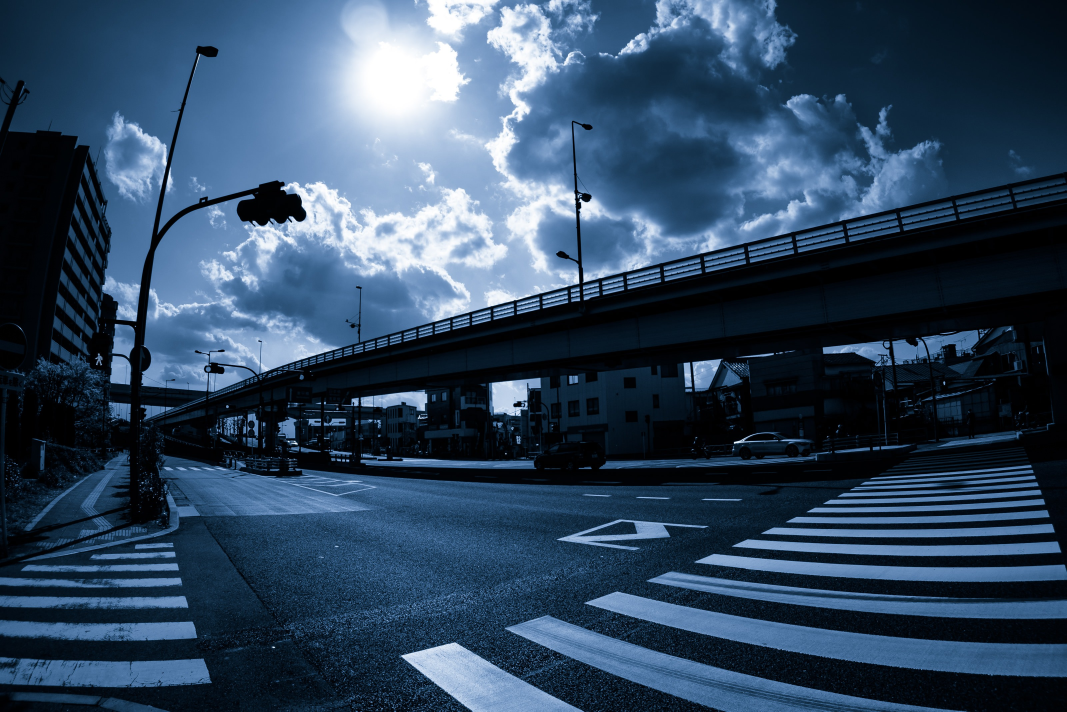
//> input picture images/roundabout.jpg, 3200 x 2135 px (shown at 1/3 size)
$ ./gamma   (built with g++ and OpenCV 4)
//> lines starting //> are read from the running program, lines starting //| are printed output that depends on the picture
#define _CRT_SECURE_NO_WARNINGS
#define _USE_MATH_DEFINES
#include <iostream>
#include <cmath>
#include <opencv2/opencv.hpp>

int main(){
  std::string file_src = "/home/chikara/c++/opencv-4.5.5/OpenCV_Cppstudy/images/roundabout.jpg";
  cv::Mat img_src = cv::imread(file_src, 1);
//> img_src is the input picture: 2135 rows x 3200 cols, CV_8UC3; mean B, G, R 95.1, 71.3, 48.8
  cv::Mat img_dst, resize_src, resize_dst;

  if(!img_src.data){
    std::cout << "error" << std::endl;
    return -1;
  }

  cv::namedWindow("image", cv::WINDOW_AUTOSIZE);
  double gamma = 2.0;
  cv::Mat lut(256, 1, CV_8U);
  for(int i = 0;i < 256;i++){
    lut.data[i] = (unsigned char) (255.0 * pow(i / 255.0, 1.0 / gamma));
  }

  cv::LUT(img_src, lut, img_dst);
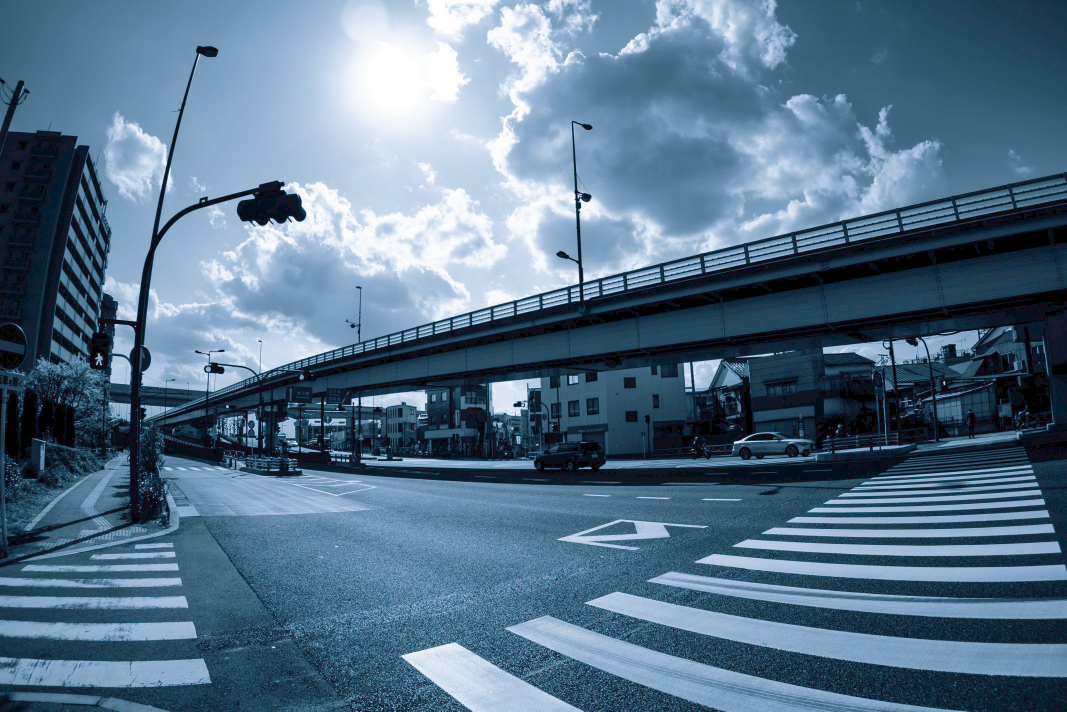
//> img_dst: 2135 rows x 3200 cols, CV_8UC3 (shown at 1/3 size); mean B, G, R 137.7, 115.5, 86.7

  cv::resize(img_src, resize_src, cv::Size(), 0.2, 0.2);
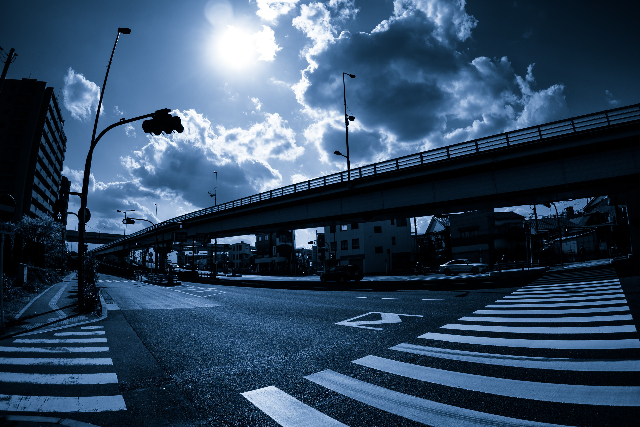
//> resize_src: 427 rows x 640 cols, CV_8UC3; mean B, G, R 95.1, 71.3, 48.8
  cv::resize(img_dst, resize_dst, cv::Size(), 0.2, 0.2);
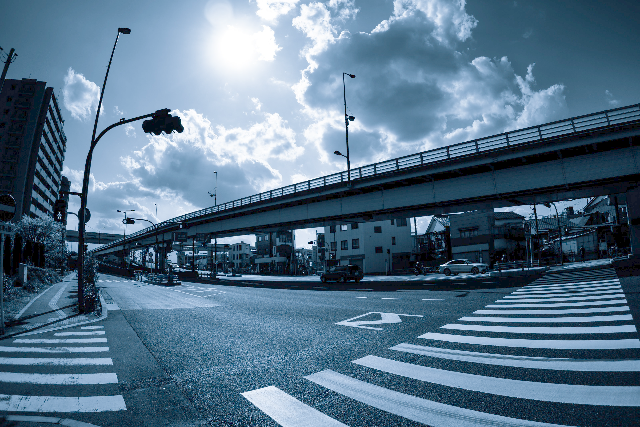
//> resize_dst: 427 rows x 640 cols, CV_8UC3; mean B, G, R 137.7, 115.5, 86.8

  cv::imshow("image", resize_src);
  cv::imshow("result", resize_dst);

  cv::waitKey(0);
  return 0;
}

$ run again, with images/boxobject.jpg copied over images/roundabout.jpg
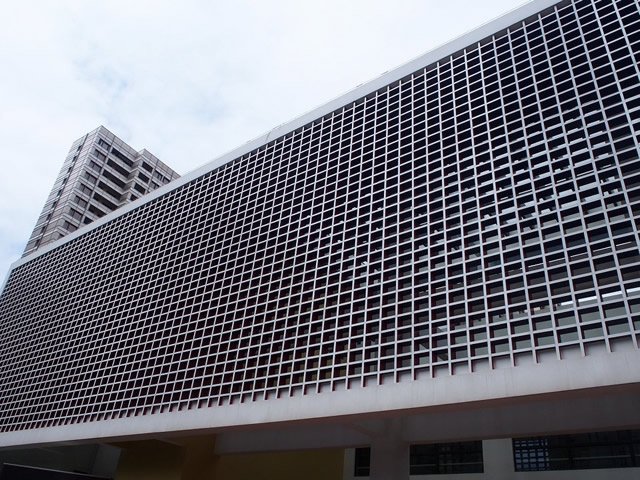
//> input picture images/boxobject.jpg, 640 x 480 px
//> img_src is the input picture: 480 rows x 640 cols, CV_8UC3; mean B, G, R 121.7, 112.7, 112.3
//> `cv::LUT(img_src, lut, img_dst);`:
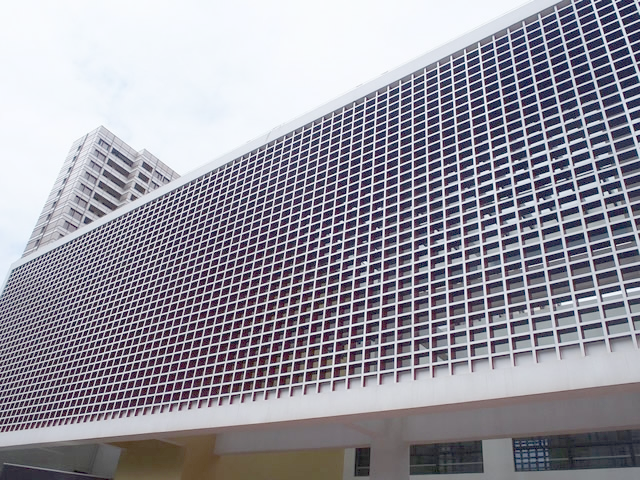
//> img_dst: 480 rows x 640 cols, CV_8UC3; mean B, G, R 158.7, 148.2, 150.2
//> `cv::resize(img_dst, resize_dst, cv::Size(), 0.2, 0.2);`:
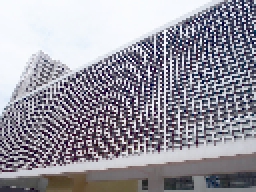
//> resize_dst: 96 rows x 128 cols, CV_8UC3 (shown 2 times larger); mean B, G, R 159, 148.6, 150.5

$ run again, with images/glass.jpg copied over images/roundabout.jpg
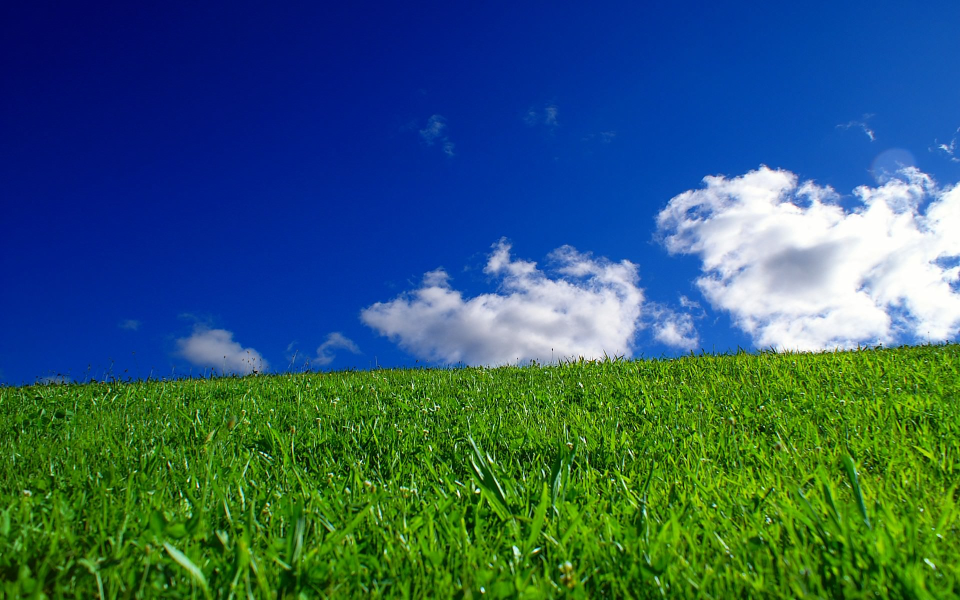
//> input picture images/glass.jpg, 1920 x 1200 px (shown at 1/2 size)
//> img_src is the input picture: 1200 rows x 1920 cols, CV_8UC3; mean B, G, R 106.1, 93.5, 49.5
//> `cv::LUT(img_src, lut, img_dst);`:
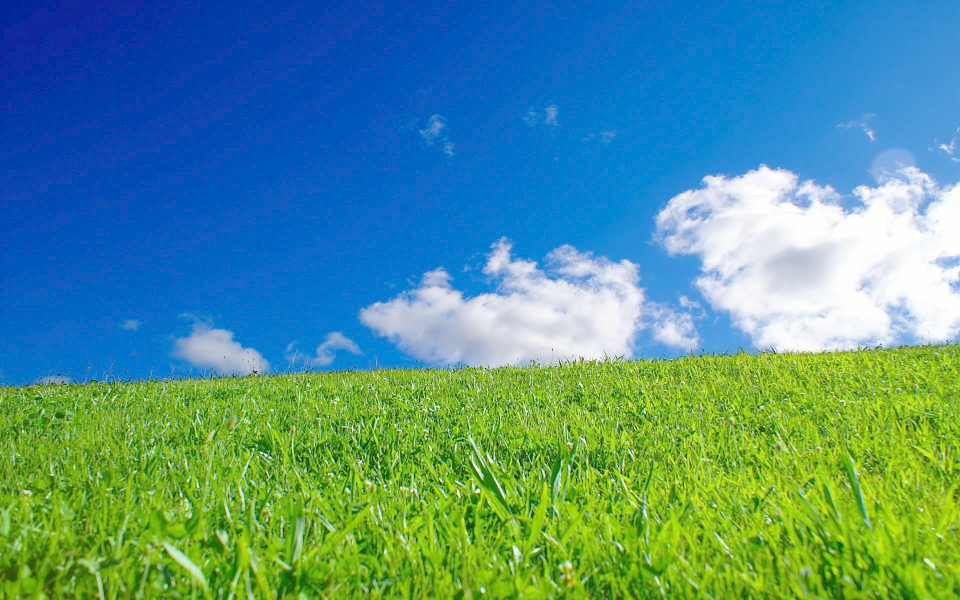
//> img_dst: 1200 rows x 1920 cols, CV_8UC3 (shown at 1/2 size); mean B, G, R 139.8, 145.1, 81.8
//> `cv::resize(img_dst, resize_dst, cv::Size(), 0.2, 0.2);`:
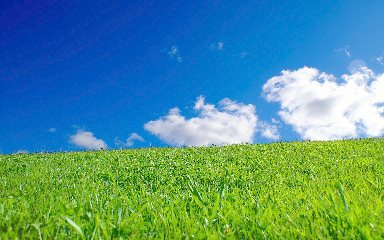
//> resize_dst: 240 rows x 384 cols, CV_8UC3; mean B, G, R 139.9, 145.1, 81.8

$ run again, with images/goldcoast.jpg copied over images/roundabout.jpg
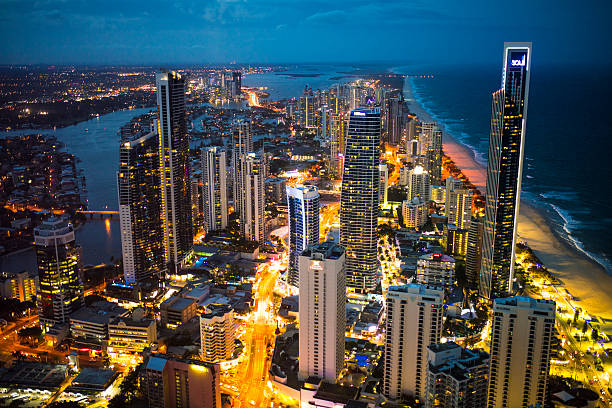
//> input picture images/goldcoast.jpg, 612 x 408 px
//> img_src is the input picture: 408 rows x 612 cols, CV_8UC3; mean B, G, R 79.3, 80.4, 72.3
//> `cv::resize(img_src, resize_src, cv::Size(), 0.2, 0.2);`:
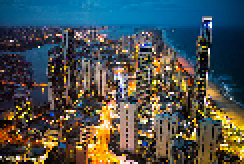
//> resize_src: 82 rows x 122 cols, CV_8UC3 (shown 2 times larger); mean B, G, R 79.5, 81.2, 73.1
//> `cv::resize(img_dst, resize_dst, cv::Size(), 0.2, 0.2);`:
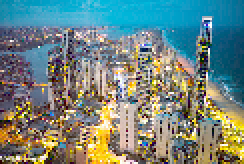
//> resize_dst: 82 rows x 122 cols, CV_8UC3 (shown 2 times larger); mean B, G, R 128.1, 133.2, 112.9
